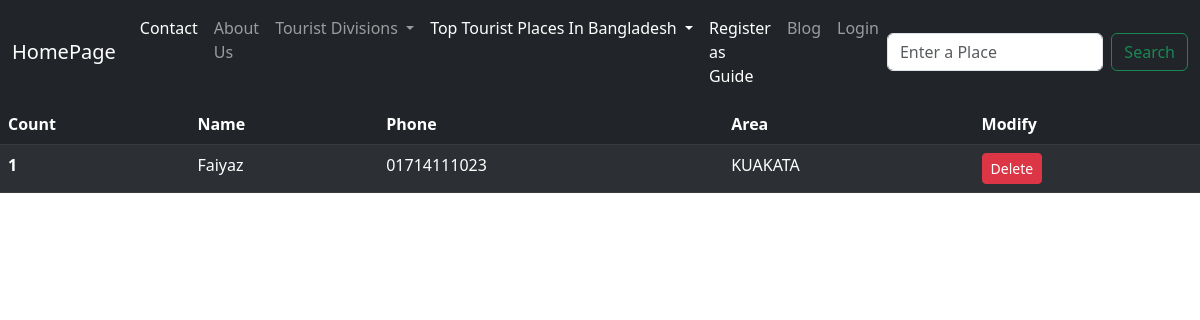
/guides/, run on the app's committed database.
### homepage/models.py (models this page shows, shortened)
class Guide(models.Model):
    place = models.ForeignKey(Place, on_delete=models.CASCADE)
    name = models.CharField(max_length=50, null=True)
    age = models.CharField(max_length=10, null=True)
    photo = models.ImageField(null=True, upload_to='guides/')
    phone = models.CharField(max_length=15, null=True)

class Place(models.Model):
    division = models.ForeignKey(Division, on_delete=models.CASCADE, null=True)
    name = models.CharField(max_length=100)
    description = models.TextField()
    cover = models.ImageField(null=True, upload_to="placeimage/")
    add_to_nav = models.BooleanField(default=False)

### homepage/views.py (the view)
# urls.py: path('guides/', views.guides_list, name='guides_list'),
def guides_list(request):
    guides_list = Guide.objects.all()
    return render(request, 'guides_list.html', {'guides': guides_list})

### homepage/context_processor.py (called while the page is built)
def all_places(request):
    places = Place.objects.filter(add_to_nav = True)
    return {'all_places': places}

def all_divisions(request):
    divisions = Division.objects.all()
    return {"all_divisions":divisions}

### templates/guides_list.html
{%extends 'base.html'%}
{% block body %}
<table class="table table-striped table-dark">
    <thead>
      <tr>
        <th scope="col">Count</th>
        <th scope="col">Name</th>
        <th scope="col">Phone</th>
        <th scope="col">Area</th>
        <th scope="col">Modify</th>
      </tr>
    </thead>
    <tbody>
        {%for guide in guides%}
      <tr>
        <th scope="row">{{forloop.counter}}</th>
        <td>{{guide.name}}</td>
        <td>{{guide.phone}}</td>
        <td>{{guide.place.name}}</td>
        <td><a class="btn btn-danger btn-sm" href="{% url 'delete_guide' guide.id %}">Delete</a></td>
      </tr>
      {%endfor%}
    </tbody>
  </table>
{% endblock body %}

### static/css/style.css (style rules this page uses)
:root { --primary-color: #059669; --secondary-color: #6B7280; --accent-color: #3B82F6; --gray-800: #111827; --gray-900:#1F2937; --blue-800:#1E429F; }

### data on the page
Guide: name "Faiyaz", phone "01714111023", place.name "KUAKATA"
